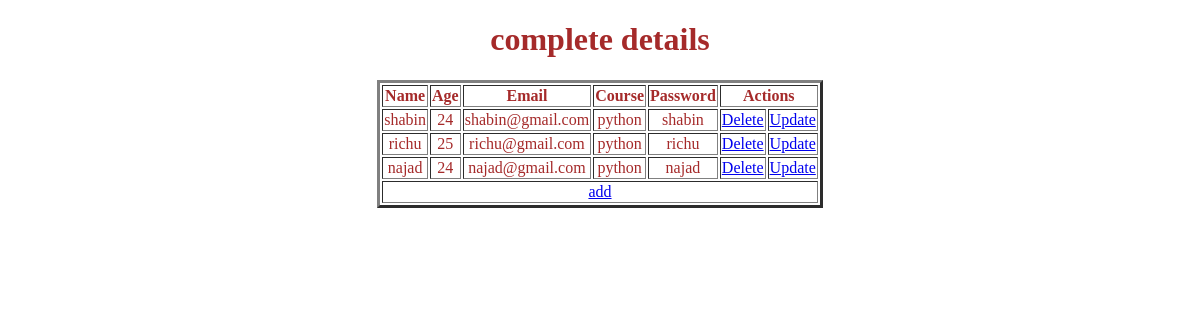
The page /fetch_data1/ on the database as committed earlier.
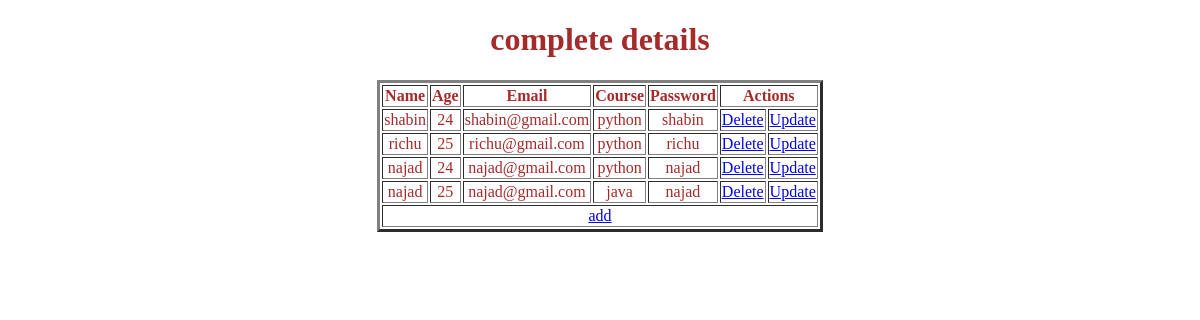
The same page on the database as committed later.
### myapp/models.py (models this page shows, shortened)
class Student(models.Model) :
    name = models.CharField(max_length=100)
    age = models.IntegerField()
    age = models.IntegerField()
    email = models.EmailField()
    course = models.CharField(max_length=100)
    password = models.CharField(max_length=100)
    class Meta :
        db_table = "student"

### myapp/views.py (the view)
# urls.py: path( 'fetch_data1/',views.fetch_data1 , name="fetch"),
def fetch_data1(request) :
    s=Student.objects.all()
    return render(request , "fetch_data1.html" , {"data": s})

### myapp/templates/fetch_data1.html (shortened to what this page needs)
<!DOCTYPE html>
<html lang="en">
<head>
</head>
<body style="color: brown; text-align: center;">
    <h1>complete details</h1>
    <table border="3" align="center">
        <th>Name</th>
        <th>Age</th>
        <th>Email</th>
        <th>Course</th>
        <th>Password</th>
        <th colspan="2">Actions</th>
        {% for i in data %}
        <tr>
            <td>{{i.name}}</td>
            <td>{{i.age}}</td>
            <td>{{i.email}}</td>
            <td>{{i.course}}</td>
            <td>{{i.password}}</td>
            <td><a href="/delete_data1/{{i.id}}">Delete</a></td>
            <td><a href="{% url 'update1' i.id %}">Update</a></td>
        </tr>
        {% endfor %}
        <tr>
            <td colspan="7"><a href="/add_data/">add</a></td>
        </tr>
    </table>
</body>
</html>

Rows that differ between the two databases and show on the page:
added Student: name "najad", age "25", email "najad@gmail.com", course "java", password "najad"
